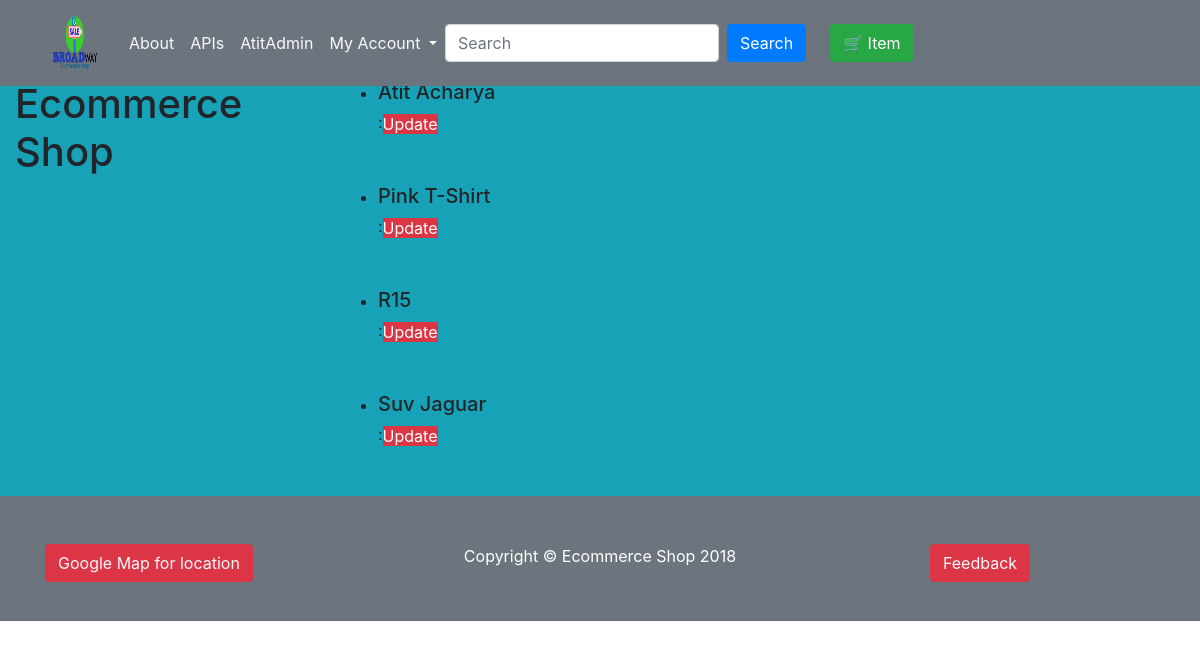
The app's page /product_list_update/ with its own data.
### eco/models.py (models this page shows, shortened)
class Product(models.Model):
    name=models.CharField(max_length=250)
    slug=AutoSlugField(populate_from="name")
    image=models.ImageField(upload_to="products",blank=True)
    brand=models.CharField(max_length=250,blank=True)
    shipping=models.CharField(max_length=250,blank=True)
    description=models.TextField(blank=True)
    price=models.DecimalField(max_digits=15,decimal_places=2)
    category=models.ForeignKey(Category,on_delete=models.CASCADE)
    featured=models.BooleanField(default=True)
    active=models.BooleanField(default=True)
    created=models.DateTimeField(auto_now_add=True)
    modified=models.DateTimeField(auto_now=True)

### eco/views.py (the view)
# urls.py: path('product_list_update/', views.product_list_update, name="product_list_update"),
def product_list_update(req):
    products=Product.objects.all()
    return render(req,"eco/product_list_update.html",{'products':products})

### eco/templates/eco/product_list_update.html
{% extends "eco/base.html" %}
{% block content %}
    {% for item in products %}
        <div class="container">
            <div class="card-title m-2">
                <ul>
                    <li><h5>{{ item.name|title }}</h5>:<a class="btn-danger" href="{% url "eco:product_update" item.slug %}">Update</a>
                    </li>
                </ul>
                <br>
            </div>
        </div>
    {% endfor %}
{% endblock %}

### eco/static/eco/css/eco-homepage.css (style rules this page uses)
body { padding-top: 54px; }
@media (min-width: 992px) { body { padding-top: 56px; } }

### records on screen
Product: name "Atit Acharya"
Product: name "Pink T-Shirt"
Product: name "R15"
Product: name "Suv Jaguar"
